Frame 1 (no input): blank canvas, image omitted
Frame 60 (the mouse pressed at the canvas centre just before this capture): blank canvas, image omitted
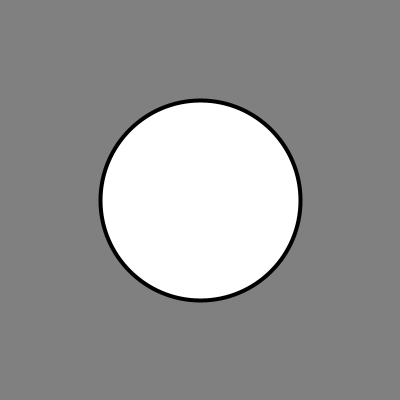
Frame 120 (the mouse held since frame 60 and released just before this capture)

The Processing sketch whose frames 1 and 60 were blank and that drew this single picture after the mouse press (run headless with seeded random() and noise(); from frame 60 on, the mouse is pressed at the canvas centre):

// Processing sketch: processing_139875
// ── processing_139875.pde

// base example for color experiments
// AW, March 2014

color c1,c2,c3; // Füllfarbe, Linienfarbe, Hintergrundfarbe

void setup() {
  defineColors();
  background(c2);
  size(400,400);
  strokeWeight(4);  
}

void draw() {
  fill(c1);
  stroke(c3);
  ellipse(mouseX, mouseY, abs(mouseX-pmouseX), abs(mouseX-pmouseX));
}
  
void defineColors() {
   c1 = color(255,255,255);
   c2 = color(128,128,128);
   c3 = color(0,0,0);  
}
